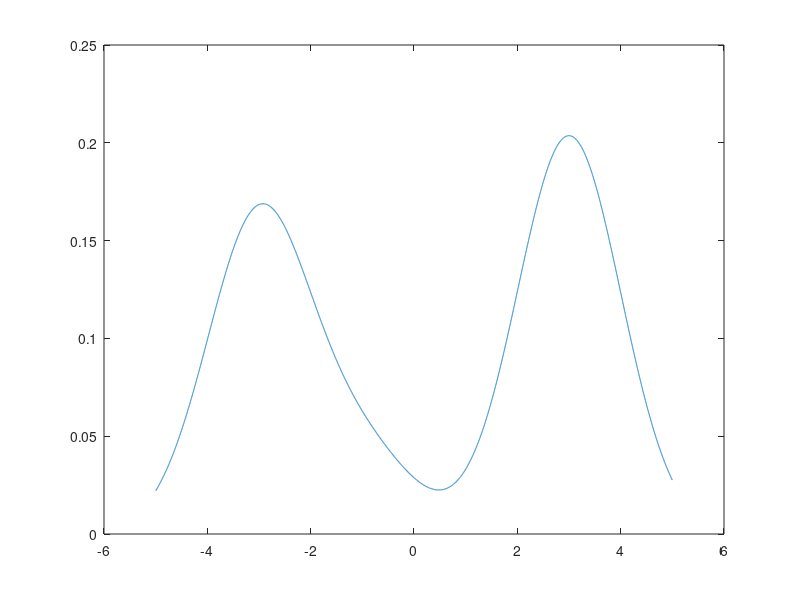
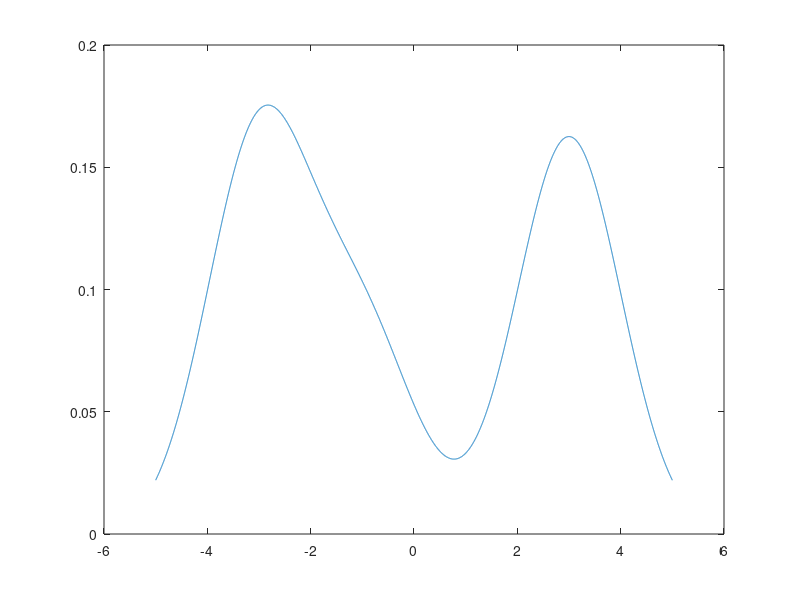
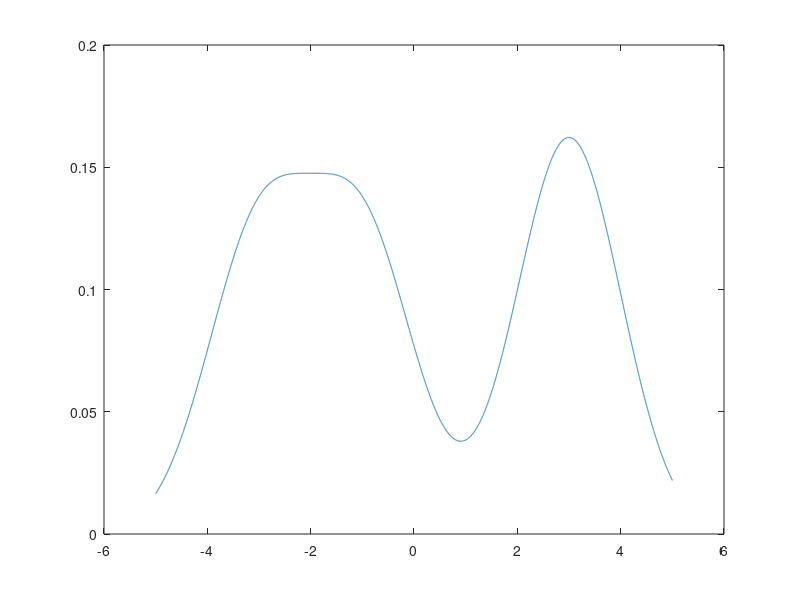
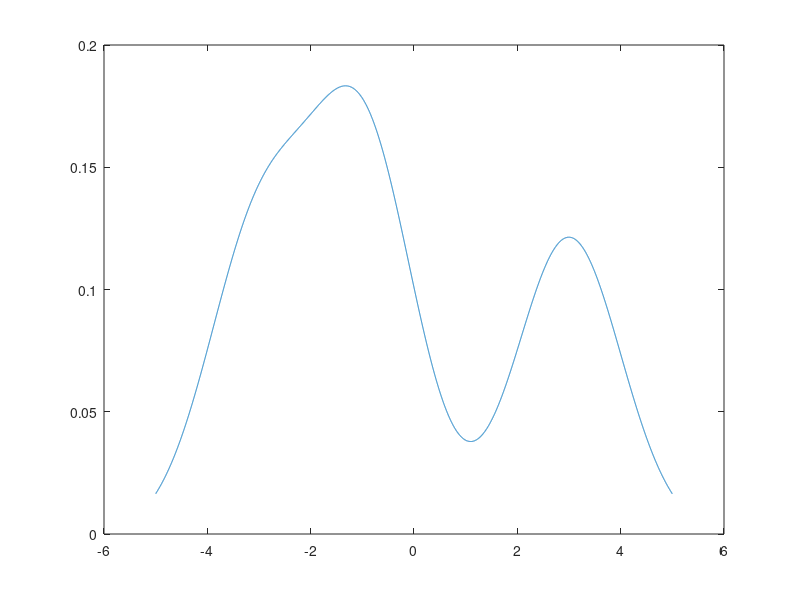

MATLAB code to generate these figures, in order:
function gen
	format longE
	%%% Meta-data %%%
	%%%%%%%%%%%%%%%%%
	
	meta_fid = fopen ("meta.csv", "w");

	% n_epoch
	n_epoch = 10;
	fprintf (meta_fid, "%d\n", n_epoch);
	
	% n_dim
	n_dim = 1;
	fprintf (meta_fid, "%d\n", n_dim);
	
	% size of each dimension
	dim_size = [10000];
	for i = 1:n_dim
		fprintf (meta_fid, "%d", dim_size(i)+1);
		if i < n_dim
			fprintf (meta_fid, " ");
		else
			fprintf (meta_fid, "\n");
		end
	end

	% lower and upper bound of each dimension
	lower_bound = [-5];
	upper_bound = [5];
	for i = 1:n_dim
		fprintf (meta_fid, "%e %e\n", lower_bound(i), upper_bound(i));
	end

	% Data along each dimension. Redundancy, size and bounds sufficient!
	for i = 1:n_dim
		X = lower_bound(i) : (upper_bound(i)-lower_bound(i))/dim_size(i) : upper_bound(i);
		for j = 1:length(X)
			fprintf (meta_fid, "%e", X(j));
			if j < length(X)
				fprintf (meta_fid, " ");
			else
				fprintf (meta_fid, "\n");
			end
		end
	end

	fclose (meta_fid);

	%%% Generating motion data %%%
	%%%%%%%%%%%%%%%%%%%%%%%%%%%%%%

	motion_fid = fopen ("motion.csv", "w");

	% Parameters specific to this test
	Motion = [
	0;
	0;
	0;
	0;
	0;
	0;
	0;
	0;
	0;
	0;
	];

	% Generating data
	for i = 1:n_epoch
		for j = 1:n_dim
			fprintf (motion_fid, "%e", Motion(i,j));
			if j < n_dim
				fprintf (motion_fid, " ");
			else
				fprintf (motion_fid, "\n");
			end
		end
	end

	fclose (motion_fid);

	%%% Generating sensor data %%%
	%%%%%%%%%%%%%%%%%%%%%%%%%%%%%%

	sensor_fid = fopen ("sensor.csv", "w");

	% Parameters specific to this test
	Param = [
	0.4, 0.1, 0.5;
	0.4, 0.2, 0.4;
	0.3, 0.3, 0.4;
	0.3, 0.4, 0.3;
	0.2, 0.5, 0.3;
	0.2, 0.6, 0.2;
	0.1, 0.7, 0.2;
	0.1, 0.8, 0.1;
	0.0, 0.9, 0.1;
	0.0, 1.0, 0.0;
	];

	% Generating data
	motion_ = 0;
	for i = 1:n_epoch
		motion_ = motion_ + Motion(i);
		coeff = 0;

		Y = X;
		for j = 1:length(X)
			Y(j) = func(X(j), Param(i,1), Param(i,2), Param(i,3), motion_);
			coeff = coeff + Y(j);
		end

		% TODO. only for 1 dim.
		coeff = (upper_bound(1)-lower_bound(1)) * coeff;
		coeff = dim_size(1) / coeff;

		for j = 1:length(Y)
			Y(j) = Y(j) * coeff;
			fprintf (sensor_fid, "%e", Y(j));
			if j < length(X)
				fprintf (sensor_fid, " ");
			else
				fprintf (sensor_fid, "\n");
			end
		end

		figure; plot (X, Y);
	end

	fclose (sensor_fid);

	input("Waiting to finish...");
	close all;

end

function [y] = func(x, a, b, c, motion_)
	y = a*normpdf (x - motion_, -3, 1) + ...
		b*normpdf (x - motion_, -1, 1) + ...
		c*normpdf (x - motion_, 3, 1);
end
